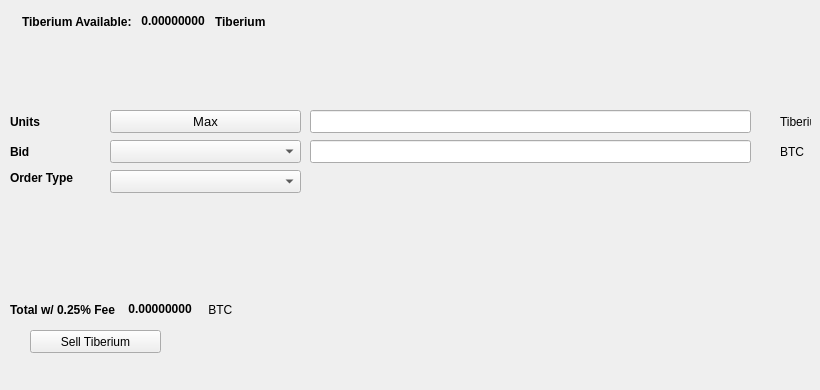
   <widget class="QWidget" name="SellTab">
    <attribute name="title">
     <string>Sell</string>
    </attribute>
    <widget class="QLabel" name="label_16">
     <property name="geometry">
      <rect>
       <x>780</x>
       <y>140</y>
       <width>31</width>
       <height>23</height>
      </rect>
     </property>
     <property name="text">
      <string>BTC</string>
     </property>
    </widget>
    <widget class="QComboBox" name="SellBidcomboBox">
     <property name="geometry">
      <rect>
       <x>110</x>
       <y>140</y>
       <width>191</width>
       <height>23</height>
      </rect>
     </property>
     <property name="font">
      <font>
       <pointsize>10</pointsize>
      </font>
     </property>
    </widget>
    <widget class="QLabel" name="label_18">
     <property name="geometry">
      <rect>
       <x>10</x>
       <y>110</y>
       <width>46</width>
       <height>23</height>
      </rect>
     </property>
     <property name="font">
      <font>
       <weight>75</weight>
       <bold>true</bold>
      </font>
     </property>
     <property name="text">
      <string>Units</string>
     </property>
    </widget>
    <widget class="QPushButton" name="Sell_Max_Amount">
     <property name="geometry">
      <rect>
       <x>110</x>
       <y>110</y>
       <width>191</width>
       <height>23</height>
      </rect>
     </property>
     <property name="font">
      <font>
       <pointsize>10</pointsize>
      </font>
     </property>
     <property name="text">
      <string>Max</string>
     </property>
    </widget>
    <widget class="QLabel" name="label_20">
     <property name="geometry">
      <rect>
       <x>10</x>
       <y>170</y>
       <width>91</width>
       <height>16</height>
      </rect>
     </property>
     <property name="font">
      <font>
       <weight>75</weight>
       <bold>true</bold>
      </font>
     </property>
     <property name="text">
      <string>Order Type</string>
     </property>
    </widget>
    <widget class="QComboBox" name="SellOrdertypeCombo">
     <property name="geometry">
      <rect>
       <x>110</x>
       <y>170</y>
       <width>191</width>
       <height>23</height>
      </rect>
     </property>
     <property name="font">
      <font>
       <pointsize>10</pointsize>
      </font>
     </property>
    </widget>
    <widget class="QLabel" name="label_21">
     <property name="geometry">
      <rect>
       <x>10</x>
       <y>140</y>
       <width>46</width>
       <height>23</height>
      </rect>
     </property>
     <property name="font">
      <font>
       <weight>75</weight>
       <bold>true</bold>
      </font>
     </property>
     <property name="text">
      <string>Bid</string>
     </property>
    </widget>
    <widget class="QLabel" name="label_22">
     <property name="geometry">
      <rect>
       <x>780</x>
       <y>110</y>
       <width>31</width>
       <height>23</height>
      </rect>
     </property>
     <property name="text">
      <string>Tiberium</string>
     </property>
    </widget>
    <widget class="QLineEdit" name="UnitsInputTiberium">
     <property name="geometry">
      <rect>
       <x>310</x>
       <y>110</y>
       <width>441</width>
       <height>23</height>
      </rect>
     </property>
     <property name="font">
      <font>
       <pointsize>9</pointsize>
       <weight>75</weight>
       <bold>true</bold>
      </font>
     </property>
    </widget>
    <widget class="QLineEdit" name="SellBidPriceEdit">
     <property name="geometry">
      <rect>
       <x>310</x>
       <y>140</y>
       <width>441</width>
       <height>23</height>
      </rect>
     </property>
     <property name="font">
      <font>
       <pointsize>9</pointsize>
       <weight>75</weight>
       <bold>true</bold>
      </font>
     </property>
    </widget>
    <widget class="QPushButton" name="SellTiberiumBTN">
     <property name="geometry">
      <rect>
       <x>30</x>
       <y>330</y>
       <width>131</width>
       <height>23</height>
      </rect>
     </property>
     <property name="text">
      <string>Sell Tiberium</string>
     </property>
     <property name="icon">
      <iconset resource="../Tiberium">
       <normaloff>:/icons/bitcoin</normaloff>:/icons/bitcoin</iconset>
     </property>
    </widget>
    <widget class="QWidget" name="layoutWidget3">
     <property name="geometry">
      <rect>
       <x>22</x>
       <y>12</y>
       <width>258</width>
       <height>19</height>
      </rect>
     </property>
     <layout class="QHBoxLayout" name="horizontalLayout">
      <item>
       <widget class="QLabel" name="label232_2">
        <property name="font">
         <font>
          <weight>75</weight>
          <bold>true</bold>
         </font>
        </property>
        <property name="text">
         <string>Tiberium Available:</string>
        </property>
       </widget>
      </item>
      <item>
       <widget class="QLabel" name="TiberiumAvailableLabel">
        <property name="palette">
         <palette>
          <active>
           <colorrole role="WindowText">
            <brush brushstyle="SolidPattern">
             <color alpha="255">
              <red>0</red>
              <green>0</green>
              <blue>0</blue>
             </color>
            </brush>
           </colorrole>
           <colorrole role="Button">
            <brush brushstyle="SolidPattern">
             <color alpha="255">
              <red>0</red>
              <green>170</green>
              <blue>0</blue>
             </color>
            </brush>
           </colorrole>
           <colorrole role="Light">
            <brush brushstyle="SolidPattern">
             <color alpha="255">
              <red>0</red>
              <green>255</green>
              <blue>0</blue>
             </color>
            </brush>
           </colorrole>
           <colorrole role="Midlight">
            <brush brushstyle="SolidPattern">
             <color alpha="255">
              <red>0</red>
              <green>212</green>
              <blue>0</blue>
             </color>
            </brush>
           </colorrole>
           <colorrole role="Dark">
            <brush brushstyle="SolidPattern">
             <color alpha="255">
              <red>0</red>
              <green>85</green>
              <blue>0</blue>
             </color>
            </brush>
           </colorrole>
           <colorrole role="Mid">
            <brush brushstyle="SolidPattern">
             <color alpha="255">
              <red>0</red>
              <green>113</green>
              <blue>0</blue>
             </color>
            </brush>
           </colorrole>
           <colorrole role="Text">
            <brush brushstyle="SolidPattern">
             <color alpha="255">
              <red>0</red>
              <green>170</green>
              <blue>0</blue>
             </color>
            </brush>
           </colorrole>
           <colorrole role="BrightText">
            <brush brushstyle="SolidPattern">
             <color alpha="255">
              <red>255</red>
              <green>255</green>
              <blue>255</blue>
             </color>
            </brush>
           </colorrole>
           <colorrole role="ButtonText">
            <brush brushstyle="SolidPattern">
             <color alpha="255">
              <red>0</red>
              <green>0</green>
              <blue>0</blue>
             </color>
            </brush>
           </colorrole>
           <colorrole role="Base">
            <brush brushstyle="SolidPattern">
             <color alpha="255">
              <red>255</red>
              <green>255</green>
              <blue>255</blue>
             </color>
            </brush>
           </colorrole>
           <colorrole role="Window">
            <brush brushstyle="SolidPattern">
             <color alpha="255">
              <red>0</red>
              <green>170</green>
              <blue>0</blue>
             </color>
            </brush>
           </colorrole>
           <colorrole role="Shadow">
            <brush brushstyle="SolidPattern">
             <color alpha="255">
              <red>0</red>
              <green>0</green>
              <blue>0</blue>
             </color>
            </brush>
           </colorrole>
           <colorrole role="AlternateBase">
            <brush brushstyle="SolidPattern">
             <color alpha="255">
              <red>127</red>
              <green>212</green>
              <blue>127</blue>
             </color>
            </brush>
           </colorrole>
           <colorrole role="ToolTipBase">
            <brush brushstyle="SolidPattern">
             <color alpha="255">
              <red>255</red>
              <green>255</green>
              <blue>220</blue>
             </color>
            </brush>
           </colorrole>
           <colorrole role="ToolTipText">
            <brush brushstyle="SolidPattern">
             <color alpha="255">
              <red>0</red>
              <green>0</green>
              <blue>0</blue>
             </color>
            </brush>
           </colorrole>
          </active>
          <inactive>
           <colorrole role="WindowText">
            <brush brushstyle="SolidPattern">
             <color alpha="255">
              <red>0</red>
              <green>0</green>
              <blue>0</blue>
             </color>
            </brush>
           </colorrole>
           <colorrole role="Button">
            <brush brushstyle="SolidPattern">
             <color alpha="255">
              <red>0</red>
              <green>170</green>
              <blue>0</blue>
             </color>
            </brush>
           </colorrole>
           <colorrole role="Light">
            <brush brushstyle="SolidPattern">
             <color alpha="255">
              <red>0</red>
              <green>255</green>
              <blue>0</blue>
             </color>
            </brush>
           </colorrole>
           <colorrole role="Midlight">
            <brush brushstyle="SolidPattern">
             <color alpha="255">
              <red>0</red>
              <green>212</green>
              <blue>0</blue>
             </color>
            </brush>
           </colorrole>
           <colorrole role="Dark">
            <brush brushstyle="SolidPattern">
             <color alpha="255">
              <red>0</red>
              <green>85</green>
              <blue>0</blue>
             </color>
            </brush>
           </colorrole>
           <colorrole role="Mid">
            <brush brushstyle="SolidPattern">
             <color alpha="255">
              <red>0</red>
              <green>113</green>
              <blue>0</blue>
             </color>
            </brush>
           </colorrole>
           <colorrole role="Text">
            <brush brushstyle="SolidPattern">
             <color alpha="255">
              <red>0</red>
              <green>170</green>
              <blue>0</blue>
             </color>
            </brush>
           </colorrole>
           <colorrole role="BrightText">
            <brush brushstyle="SolidPattern">
             <color alpha="255">
              <red>255</red>
              <green>255</green>
              <blue>255</blue>
             </color>
            </brush>
           </colorrole>
           <colorrole role="ButtonText">
            <brush brushstyle="SolidPattern">
             <color alpha="255">
              <red>0</red>
              <green>0</green>
              <blue>0</blue>
             </color>
            </brush>
           </colorrole>
           <colorrole role="Base">
            <brush brushstyle="SolidPattern">
             <color alpha="255">
              <red>255</red>
              <green>255</green>
              <blue>255</blue>
             </color>
            </brush>
           </colorrole>
           <colorrole role="Window">
            <brush brushstyle="SolidPattern">
             <color alpha="255">
              <red>0</red>
              <green>170</green>
              <blue>0</blue>
             </color>
            </brush>
           </colorrole>
           <colorrole role="Shadow">
            <brush brushstyle="SolidPattern">
             <color alpha="255">
              <red>0</red>
              <green>0</green>
              <blue>0</blue>
             </color>
            </brush>
           </colorrole>
           <colorrole role="AlternateBase">
            <brush brushstyle="SolidPattern">
             <color alpha="255">
              <red>127</red>
              <green>212</green>
              <blue>127</blue>
             </color>
            </brush>
           </colorrole>
           <colorrole role="ToolTipBase">
            <brush brushstyle="SolidPattern">
             <color alpha="255">
              <red>255</red>
              <green>255</green>
              <blue>220</blue>
             </color>
            </brush>
           </colorrole>
           <colorrole role="ToolTipText">
            <brush brushstyle="SolidPattern">
             <color alpha="255">
              <red>0</red>
              <green>0</green>
              <blue>0</blue>
             </color>
            </brush>
           </colorrole>
          </inactive>
          <disabled>
           <colorrole role="WindowText">
            <brush brushstyle="SolidPattern">
             <color alpha="255">
              <red>0</red>
              <green>85</green>
              <blue>0</blue>
             </color>
            </brush>
           </colorrole>
           <colorrole role="Button">
            <brush brushstyle="SolidPattern">
             <color alpha="255">
              <red>0</red>
              <green>170</green>
              <blue>0</blue>
             </color>
            </brush>
           </colorrole>
           <colorrole role="Light">
            <brush brushstyle="SolidPattern">
             <color alpha="255">
              <red>0</red>
              <green>255</green>
              <blue>0</blue>
             </color>
            </brush>
           </colorrole>
           <colorrole role="Midlight">
            <brush brushstyle="SolidPattern">
             <color alpha="255">
              <red>0</red>
              <green>212</green>
              <blue>0</blue>
             </color>
            </brush>
           </colorrole>
           <colorrole role="Dark">
            <brush brushstyle="SolidPattern">
             <color alpha="255">
              <red>0</red>
              <green>85</green>
              <blue>0</blue>
             </color>
            </brush>
           </colorrole>
           <colorrole role="Mid">
            <brush brushstyle="SolidPattern">
             <color alpha="255">
              <red>0</red>
              <green>113</green>
              <blue>0</blue>
             </color>
            </brush>
           </colorrole>
           <colorrole role="Text">
            <brush brushstyle="SolidPattern">
             <color alpha="255">
              <red>0</red>
              <green>85</green>
              <blue>0</blue>
             </color>
            </brush>
           </colorrole>
           <colorrole role="BrightText">
            <brush brushstyle="SolidPattern">
             <color alpha="255">
              <red>255</red>
              <green>255</green>
              <blue>255</blue>
             </color>
            </brush>
           </colorrole>
           <colorrole role="ButtonText">
            <brush brushstyle="SolidPattern">
             <color alpha="255">
              <red>0</red>
              <green>85</green>
              <blue>0</blue>
             </color>
            </brush>
           </colorrole>
           <colorrole role="Base">
            <brush brushstyle="SolidPattern">
             <color alpha="255">
              <red>0</red>
              <green>170</green>
              <blue>0</blue>
             </color>
            </brush>
           </colorrole>
           <colorrole role="Window">
            <brush brushstyle="SolidPattern">
             <color alpha="255">
              <red>0</red>
              <green>170</green>
              <blue>0</blue>
             </color>
            </brush>
           </colorrole>
           <colorrole role="Shadow">
            <brush brushstyle="SolidPattern">
             <color alpha="255">
              <red>0</red>
              <green>0</green>
              <blue>0</blue>
             </color>
            </brush>
           </colorrole>
           <colorrole role="AlternateBase">
            <brush brushstyle="SolidPattern">
             <color alpha="255">
              <red>0</red>
              <green>170</green>
              <blue>0</blue>
             </color>
            </brush>
           </colorrole>
           <colorrole role="ToolTipBase">
            <brush brushstyle="SolidPattern">
             <color alpha="255">
              <red>255</red>
              <green>255</green>
              <blue>220</blue>
             </color>
            </brush>
           </colorrole>
           <colorrole role="ToolTipText">
            <brush brushstyle="SolidPattern">
             <color alpha="255">
              <red>0</red>
              <green>0</green>
              <blue>0</blue>
             </color>
            </brush>
           </colorrole>
          </disabled>
         </palette>
        </property>
        <property name="font">
         <font>
          <weight>75</weight>
          <bold>true</bold>
         </font>
        </property>
        <property name="text">
         <string> 0.00000000 </string>
        </property>
        <property name="textInteractionFlags">
         <set>Qt::LinksAccessibleByMouse|Qt::TextSelectableByKeyboard|Qt::TextSelectableByMouse</set>
        </property>
       </widget>
      </item>
      <item>
       <widget class="QLabel" name="labelTiberium">
        <property name="font">
         <font>
          <weight>75</weight>
          <bold>true</bold>
         </font>
        </property>
        <property name="text">
         <string>Tiberium</string>
        </property>
       </widget>
      </item>
     </layout>
    </widget>
    <widget class="QWidget" name="layoutWidget">
     <property name="geometry">
      <rect>
       <x>10</x>
       <y>300</y>
       <width>268</width>
       <height>19</height>
      </rect>
     </property>
     <layout class="QHBoxLayout" name="horizontalLayout_2">
      <item>
       <widget class="QLabel" name="label_19">
        <property name="font">
         <font>
          <weight>75</weight>
          <bold>true</bold>
         </font>
        </property>
        <property name="text">
         <string>Total w/ 0.25% Fee </string>
        </property>
       </widget>
      </item>
      <item>
       <widget class="QLabel" name="SellCostLabel">
        <property name="palette">
         <palette>
          <active>
           <colorrole role="WindowText">
            <brush brushstyle="SolidPattern">
             <color alpha="255">
              <red>0</red>
              <green>0</green>
              <blue>0</blue>
             </color>
            </brush>
           </colorrole>
           <colorrole role="Button">
            <brush brushstyle="SolidPattern">
             <color alpha="255">
              <red>0</red>
              <green>170</green>
              <blue>0</blue>
             </color>
            </brush>
           </colorrole>
           <colorrole role="Light">
            <brush brushstyle="SolidPattern">
             <color alpha="255">
              <red>0</red>
              <green>255</green>
              <blue>0</blue>
             </color>
            </brush>
           </colorrole>
           <colorrole role="Midlight">
            <brush brushstyle="SolidPattern">
             <color alpha="255">
              <red>0</red>
              <green>212</green>
              <blue>0</blue>
             </color>
            </brush>
           </colorrole>
           <colorrole role="Dark">
            <brush brushstyle="SolidPattern">
             <color alpha="255">
              <red>0</red>
              <green>85</green>
              <blue>0</blue>
             </color>
            </brush>
           </colorrole>
           <colorrole role="Mid">
            <brush brushstyle="SolidPattern">
             <color alpha="255">
              <red>0</red>
              <green>113</green>
              <blue>0</blue>
             </color>
            </brush>
           </colorrole>
           <colorrole role="Text">
            <brush brushstyle="SolidPattern">
             <color alpha="255">
              <red>0</red>
              <green>170</green>
              <blue>0</blue>
             </color>
            </brush>
           </colorrole>
           <colorrole role="BrightText">
            <brush brushstyle="SolidPattern">
             <color alpha="255">
              <red>255</red>
              <green>255</green>
              <blue>255</blue>
             </color>
            </brush>
           </colorrole>
           <colorrole role="ButtonText">
            <brush brushstyle="SolidPattern">
             <color alpha="255">
              <red>0</red>
              <green>0</green>
              <blue>0</blue>
             </color>
            </brush>
           </colorrole>
           <colorrole role="Base">
            <brush brushstyle="SolidPattern">
             <color alpha="255">
              <red>255</red>
              <green>255</green>
              <blue>255</blue>
             </color>
            </brush>
           </colorrole>
           <colorrole role="Window">
            <brush brushstyle="SolidPattern">
             <color alpha="255">
              <red>0</red>
              <green>170</green>
              <blue>0</blue>
             </color>
            </brush>
           </colorrole>
           <colorrole role="Shadow">
            <brush brushstyle="SolidPattern">
             <color alpha="255">
              <red>0</red>
              <green>0</green>
              <blue>0</blue>
             </color>
            </brush>
           </colorrole>
           <colorrole role="AlternateBase">
            <brush brushstyle="SolidPattern">
             <color alpha="255">
              <red>127</red>
              <green>212</green>
              <blue>127</blue>
             </color>
            </brush>
           </colorrole>
           <colorrole role="ToolTipBase">
            <brush brushstyle="SolidPattern">
             <color alpha="255">
              <red>255</red>
              <green>255</green>
              <blue>220</blue>
             </color>
            </brush>
           </colorrole>
           <colorrole role="ToolTipText">
            <brush brushstyle="SolidPattern">
             <color alpha="255">
              <red>0</red>
              <green>0</green>
              <blue>0</blue>
             </color>
            </brush>
           </colorrole>
          </active>
          <inactive>
           <colorrole role="WindowText">
            <brush brushstyle="SolidPattern">
             <color alpha="255">
              <red>0</red>
              <green>0</green>
              <blue>0</blue>
             </color>
            </brush>
           </colorrole>
           <colorrole role="Button">
            <brush brushstyle="SolidPattern">
             <color alpha="255">
              <red>0</red>
              <green>170</green>
              <blue>0</blue>
             </color>
            </brush>
           </colorrole>
           <colorrole role="Light">
            <brush brushstyle="SolidPattern">
             <color alpha="255">
              <red>0</red>
              <green>255</green>
              <blue>0</blue>
             </color>
            </brush>
           </colorrole>
           <colorrole role="Midlight">
            <brush brushstyle="SolidPattern">
             <color alpha="255">
              <red>0</red>
              <green>212</green>
              <blue>0</blue>
             </color>
            </brush>
           </colorrole>
           <colorrole role="Dark">
            <brush brushstyle="SolidPattern">
             <color alpha="255">
              <red>0</red>
              <green>85</green>
              <blue>0</blue>
             </color>
            </brush>
           </colorrole>
           <colorrole role="Mid">
            <brush brushstyle="SolidPattern">
             <color alpha="255">
              <red>0</red>
              <green>113</green>
              <blue>0</blue>
             </color>
            </brush>
           </colorrole>
           <colorrole role="Text">
            <brush brushstyle="SolidPattern">
             <color alpha="255">
              <red>0</red>
              <green>170</green>
              <blue>0</blue>
             </color>
            </brush>
           </colorrole>
           <colorrole role="BrightText">
            <brush brushstyle="SolidPattern">
             <color alpha="255">
              <red>255</red>
              <green>255</green>
              <blue>255</blue>
             </color>
            </brush>
           </colorrole>
           <colorrole role="ButtonText">
            <brush brushstyle="SolidPattern">
             <color alpha="255">
              <red>0</red>
              <green>0</green>
              <blue>0</blue>
             </color>
            </brush>
           </colorrole>
           <colorrole role="Base">
            <brush brushstyle="SolidPattern">
             <color alpha="255">
              <red>255</red>
              <green>255</green>
              <blue>255</blue>
             </color>
            </brush>
           </colorrole>
           <colorrole role="Window">
            <brush brushstyle="SolidPattern">
             <color alpha="255">
              <red>0</red>
              <green>170</green>
              <blue>0</blue>
             </color>
            </brush>
           </colorrole>
           <colorrole role="Shadow">
            <brush brushstyle="SolidPattern">
             <color alpha="255">
              <red>0</red>
              <green>0</green>
              <blue>0</blue>
             </color>
            </brush>
           </colorrole>
           <colorrole role="AlternateBase">
            <brush brushstyle="SolidPattern">
             <color alpha="255">
              <red>127</red>
              <green>212</green>
              <blue>127</blue>
             </color>
            </brush>
           </colorrole>
           <colorrole role="ToolTipBase">
            <brush brushstyle="SolidPattern">
             <color alpha="255">
              <red>255</red>
              <green>255</green>
              <blue>220</blue>
             </color>
            </brush>
           </colorrole>
           <colorrole role="ToolTipText">
            <brush brushstyle="SolidPattern">
             <color alpha="255">
              <red>0</red>
              <green>0</green>
              <blue>0</blue>
             </color>
            </brush>
           </colorrole>
          </inactive>
          <disabled>
           <colorrole role="WindowText">
            <brush brushstyle="SolidPattern">
             <color alpha="255">
              <red>0</red>
              <green>85</green>
              <blue>0</blue>
             </color>
            </brush>
           </colorrole>
           <colorrole role="Button">
            <brush brushstyle="SolidPattern">
             <color alpha="255">
              <red>0</red>
              <green>170</green>
              <blue>0</blue>
             </color>
            </brush>
           </colorrole>
           <colorrole role="Light">
            <brush brushstyle="SolidPattern">
             <color alpha="255">
              <red>0</red>
              <green>255</green>
              <blue>0</blue>
             </color>
            </brush>
           </colorrole>
           <colorrole role="Midlight">
            <brush brushstyle="SolidPattern">
             <color alpha="255">
              <red>0</red>
              <green>212</green>
              <blue>0</blue>
             </color>
            </brush>
           </colorrole>
           <colorrole role="Dark">
            <brush brushstyle="SolidPattern">
             <color alpha="255">
              <red>0</red>
              <green>85</green>
              <blue>0</blue>
             </color>
            </brush>
           </colorrole>
           <colorrole role="Mid">
            <brush brushstyle="SolidPattern">
             <color alpha="255">
              <red>0</red>
              <green>113</green>
              <blue>0</blue>
             </color>
            </brush>
           </colorrole>
           <colorrole role="Text">
            <brush brushstyle="SolidPattern">
             <color alpha="255">
              <red>0</red>
              <green>85</green>
              <blue>0</blue>
             </color>
            </brush>
           </colorrole>
           <colorrole role="BrightText">
            <brush brushstyle="SolidPattern">
             <color alpha="255">
              <red>255</red>
              <green>255</green>
              <blue>255</blue>
             </color>
            </brush>
           </colorrole>
           <colorrole role="ButtonText">
            <brush brushstyle="SolidPattern">
             <color alpha="255">
              <red>0</red>
              <green>85</green>
              <blue>0</blue>
             </color>
            </brush>
           </colorrole>
           <colorrole role="Base">
            <brush brushstyle="SolidPattern">
             <color alpha="255">
              <red>0</red>
              <green>170</green>
              <blue>0</blue>
             </color>
            </brush>
           </colorrole>
           <colorrole role="Window">
            <brush brushstyle="SolidPattern">
             <color alpha="255">
              <red>0</red>
              <green>170</green>
              <blue>0</blue>
             </color>
            </brush>
           </colorrole>
           <colorrole role="Shadow">
            <brush brushstyle="SolidPattern">
             <color alpha="255">
              <red>0</red>
              <green>0</green>
              <blue>0</blue>
             </color>
            </brush>
           </colorrole>
           <colorrole role="AlternateBase">
            <brush brushstyle="SolidPattern">
             <color alpha="255">
              <red>0</red>
              <green>170</green>
              <blue>0</blue>
             </color>
            </brush>
           </colorrole>
           <colorrole role="ToolTipBase">
            <brush brushstyle="SolidPattern">
             <color alpha="255">
              <red>255</red>
              <green>255</green>
              <blue>220</blue>
             </color>
            </brush>
           </colorrole>
           <colorrole role="ToolTipText">
            <brush brushstyle="SolidPattern">
             <color alpha="255">
              <red>0</red>
              <green>0</green>
              <blue>0</blue>
             </color>
            </brush>
           </colorrole>
          </disabled>
         </palette>
        </property>
        <property name="font">
         <font>
          <weight>75</weight>
          <bold>true</bold>
         </font>
        </property>
        <property name="autoFillBackground">
         <bool>false</bool>
        </property>
        <property name="text">
         <string> 0.00000000</string>
        </property>
        <property name="textInteractionFlags">
         <set>Qt::LinksAccessibleByMouse|Qt::TextSelectableByMouse</set>
        </property>
       </widget>
      </item>
      <item>
       <widget class="QLabel" name="label_17">
        <property name="font">
         <font>
          <weight>50</weight>
          <bold>false</bold>
         </font>
        </property>
        <property name="text">
         <string> BTC</string>
        </property>
       </widget>
      </item>
     </layout>
    </widget>
    <widget class="QLabel" name="label_23">
     <property name="geometry">
      <rect>
       <x>460</x>
       <y>300</y>
       <width>281</width>
       <height>81</height>
      </rect>
     </property>
     <property name="text">
      <string/>
     </property>
     <property name="pixmap">
      <pixmap>:/images/bittrex</pixmap>
     </property>
    </widget>
   </widget>
